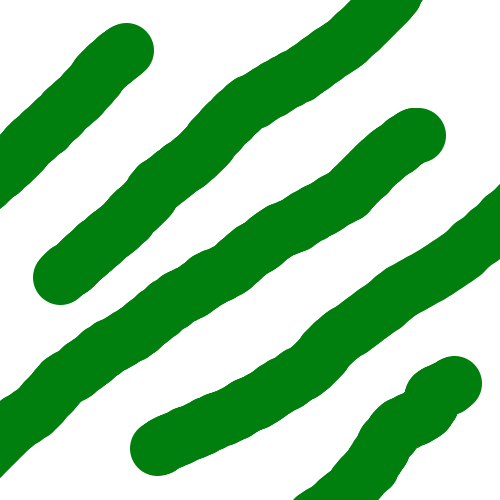
#> input picture RRT/sourceMap/map_3.bmp, 500 x 500 px
$ python motion_roadmap.py
#> lines starting #> are read from the running program, lines starting #| are printed output that depends on the picture; after the words box and inside, x2 and y2 are one past the last pixel; in counts of white or black regions, pixels touching at a corner belong together
#> further down, img is the input picture: shape (500, 500, 3); mean B, G, R 157.2, 203.1, 151.5
### motion_planning_toolbox.py
#copy from
#https://github.com/chenjm1109/robotics-zhihu/tree/main/src/MotionPlanning/motion_planning

#coding=utf-8
import cv2
import numpy as np
import math
import os
import datetime

## 运动规划工具箱

# [6 lines left out: function maxmin_normalization, not called in this run]

def check_point(point, map_img):
    ## 点的碰撞检测工具
    point = np.mat(point)
    feasibility = True
    if (int(point[:, 0]) < map_img.shape[0] and
        int(point[:, 1]) < map_img.shape[1] and
        int(point[:, 0]) >= 0 and
        int(point[:, 1]) >= 0):
        if map_img[int(point[:, 1]), int(point[:, 0])] == 0:
            feasibility = False
    else:
        feasibility = False
    return feasibility

def check_path(point_current, point_other, map_img):
    ## 路径检查的采样点数，取路径横向与纵向长度的较大值，保证每个像素都能验证到
    step_length = max(abs(point_current[0, 0] - point_other[0, 0]),
                      abs(point_current[0, 1] - point_other[0, 1]))
    path_x = np.linspace(point_current[0, 0], point_other[0, 0], step_length + 1)
    path_y = np.linspace(point_current[0, 1], point_other[0, 1], step_length + 1)
    for i in range(int(step_length + 1)):
        if (not check_point([int(math.ceil(path_x[i])), int(math.ceil(path_y[i]))], map_img)):
            return False
    return True

def straight_distance(point_a, point_b):
    ## 直线距离计算工具，point_a可以是矩阵形式的点集，将返回一个矩阵，每行对应各点与point_b的直线距离
    distance = np.sqrt(np.sum(np.multiply(point_a - point_b, point_a - point_b), axis=1))
    return distance

# [85 lines left out: functions A_star_list, A_star_algorithm, A_star_plot, not called in this run]

def tree_plot(map_img, rrt_tree):
    ## 绘制树形图
    # 画点
    point_size = 5
    point_color = (0, 127, 0) # BGR
    thickness = 4
    # 将矩阵转化为数组并转为整型，再转化为元组，以供cv2使用
    vertex = np.around(np.array(rrt_tree)).astype(int)
    vertex_tuple = tuple(map(tuple, vertex))
    # 画点画线
    for point in vertex_tuple:
        cv2.circle(map_img, point[0 : 2], point_size, point_color, thickness)
        if point[0] != 0:
            cv2.line(map_img, point[0 : 2], vertex_tuple[point[2]][0 : 2], (255,150,150), 2)
    # 回溯绘制最优路径
    # 找到与目标点最近的点
    point_a_index = -1
    while point_a_index != 0:
        point_b_index = int(rrt_tree[point_a_index, 2])
        cv2.line(map_img,vertex_tuple[int(point_a_index)][0 : 2], vertex_tuple[int(point_b_index)][0 : 2],(0,0,255),4)
        point_a_index = point_b_index


    #保存到文件
    file_name="solution@{0:%Y-%m-%d-%H-%M-%S}.bmp".format(datetime.datetime.now())
    write_path=os.path.dirname(__file__)+"\\solutionMap\\"+file_name
    # cv2.imwrite(write_path,map_img)
    cv2.imencode('.bmp', map_img)[1].tofile(write_path)
    #直接显示
    #cv2.imshow("地图", map_img)# 转为RGB显示
    #cv2.waitKey()

# [22 lines left out: function potential_plot, not called in this run]


### motion_roadmap.py
#copy from
#https://github.com/chenjm1109/robotics-zhihu/tree/main/src/MotionPlanning/motion_planning

#coding=utf-8
import cv2
import numpy as np
import motion_planning_toolbox as mpt
import math
import os
import time

class MotionRoadmap(object):
    def __init__(self, map_img):
        ## 初始化实例，需要输入一张 bmp 格式的地图
        self.map = map_img
        # 读取图像尺寸
        size = self.map.shape
#> size = (500, 500, 3)
        # 运动规划的起点
        self.point_strat = np.mat([0, 0])
        # 运动规划的终点
        self.point_goal = np.mat([size[0] - 1, size[1] - 1])
#> self.point_goal = [[499, 499]]

    def rrt_planning(self, **param):
        ''' 快速扩展随机树算法（RRT算法）。

        本函数可对 self.map 进行 RRT 规划并绘制图像。

        Args:
            **param: 关键字参数，用以配置规划参数
                     s: 搜索步长，默认20。int
                     t: 判断阈值，默认20。float
                     l: 尝试次数。默认20000。int
                     p: 绘制图像指令，缺省表示绘制，’None‘表示不绘制。string
        Return:
            本函数没有返回值，但会根据计算结果赋值（或定义）以下属性变量：
                self.rrt_tree: 所生成的rrt树。numpy.mat
                    数据含义: [[横坐标, 纵坐标, 父节点索引]]，其中第一个点为根，最后一个点为终点梢

        Raises:
            暂无明显的接口错误
        Example:
            mr = MotionRoadmap(img)
            mr.rrt_planning(s=25, t=30, l=15000, p='None')

        '''


        print('开始 RRT 路径规划，请等待...')
        # 关键字参数处理
        step_size = 20
        threshold = 20 # 距离阈值，小于此值将被视作同一个点，不可大于 step_size
        limit_try = 20000
        if 's' in param:
            step_size = param['s']
        if 't' in param:
            threshold = param['t']
        if 'l' in param:
            limit_try = param['l']
        if not ('p' in param):
            param['p'] = True
        # 地图灰度化
        image_gray = cv2.cvtColor(self.map, cv2.COLOR_BGR2GRAY)
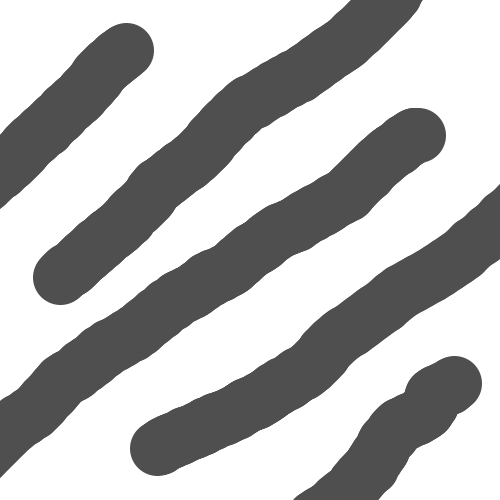
#> image_gray: shape (500, 500); min 78, max 255, mean 183.6
        # 地图二值化
        ret,img_binary = cv2.threshold(image_gray, 127, 255, cv2.THRESH_BINARY)
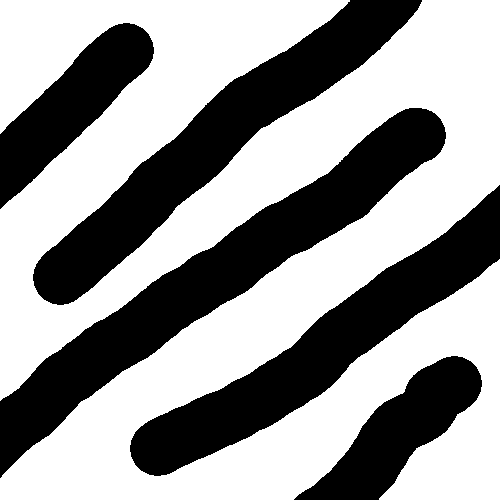
#> img_binary: shape (500, 500); 59.6% white; 5 black regions, box (x1, y1, x2, y2) and area: (0, 108, 446, 478) 30079, (33, 0, 422, 305) 25186, (130, 185, 500, 476) 24085, (0, 23, 154, 209) 10977, (294, 356, 482, 500) 10629

        # 初始化 RRT 树:[横坐标，纵坐标，父节点索引]
        rrt_tree = np.hstack((self.point_strat, [[0]]))

        # 初始化尝试次数
        num_try = 0
        # 成功标识
        path_found = False

        while num_try <= limit_try:
            ## 向随机方向或终点生长
            if np.random.rand() < 0.5:
                    #在地图范围内随机采样一个像素
                    sample = np.mat(np.random.randint(0, img_binary.shape[0] - 1, (1, 2)))
            else:
                    #或者直接取终点
                    sample = self.point_goal

            ## 选择rrt树中离采样点最近的点
            # 计算各点与采样点的距离
            mat_distance = mpt.straight_distance(rrt_tree[:, 0 : 2], sample)
            # 距离最小点的索引
            index_close = np.argmin(mat_distance, 0)[0, 0] #末尾索引用以取数值，否则为矩阵
            point_close = rrt_tree[index_close, 0 : 2]

            ## 从距离最小点向采样点移动 step_size 距离，并进行碰撞检测
            theta_dir = math.atan2(sample[0, 0] - point_close[0, 0], sample[0, 1] - point_close[0, 1])
            point_new = point_close + step_size * np.mat([math.sin(theta_dir), math.cos(theta_dir)])
            # 将坐标化为整数
            point_new = np.around(point_new).astype(np.int32)
            #检测碰撞
            if not mpt.check_path(point_close, point_new, img_binary):
                num_try = num_try + 1
                continue

            ## 距离终点小于阈值距离，则规划成功
            if mpt.straight_distance(point_new, self.point_goal) < threshold*1.5:
                path_found = True
                # 加入到rrt树
                point_new = np.hstack((point_new, [[index_close]]))
                rrt_tree = np.vstack((rrt_tree, point_new))
                break

            ## 计算rrt树中各点与新点的距离，如果均大于 threshold 的，则添加新点到rrt树
            #保证新点和树上已有的点不重合
            mat_distance = mpt.straight_distance(rrt_tree[:, 0 : 2], point_new)
            if np.min(mat_distance, 0) < threshold:
                num_try = num_try + 1
                continue
            #不重合，则把新点加入树中
            point_new = np.hstack((point_new, [[index_close]]))
            rrt_tree = np.vstack((rrt_tree, point_new))

            self.plot(self.map, rrt_tree)
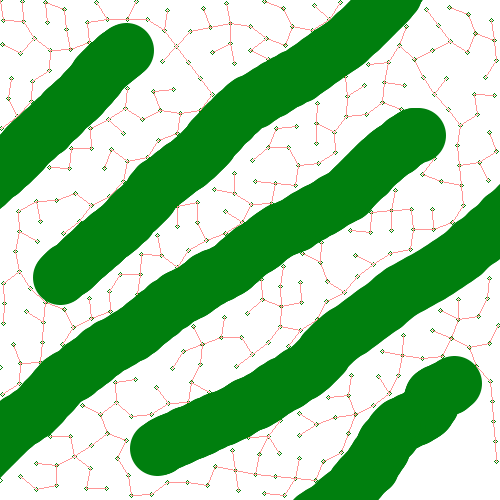
#> self.map: shape (500, 500, 3); mean R, G, B 149.5, 199.6, 152.7
#> after the loop, num_try = 12160; path_found = True; rrt_tree = 324 rows, first 8: [0, 0, 0], [3, 20, 0], [23, 21, 1], [34, 38, 2], [50, 50, 3], [70, 49, 4], [49, 70, 4], [89, 42, 5]


        if path_found == True:
            print('规划成功！')
            self.rrt_tree = rrt_tree
#> self.rrt_tree has the same summary as rrt_tree
        else:
            print('没有找到解。')
            self.rrt_tree = rrt_tree


        ## 根据关键字确定是否绘图
        if not(param['p'] == 'None'):
            if (path_found == True):
                self.rrt_tree
                mpt.tree_plot(self.map, self.rrt_tree)
#> in tree_plot, `vertex = np.around(np.array(rrt_tree)).astype(int)`: vertex has the same summary as rrt_tree in rrt_planning
#> in tree_plot, `vertex_tuple = tuple(map(tuple, vertex))`: vertex_tuple = 324 items, first 6: (0, 0, 0), (3, 20, 0), (23, 21, 1), (34, 38, 2), (50, 50, 3), (70, 49, 4)
#> the loop in tree_plot, `for point in vertex_tuple:` made 324 passes
#> after the loop in tree_plot, `for point in vertex_tuple:`:
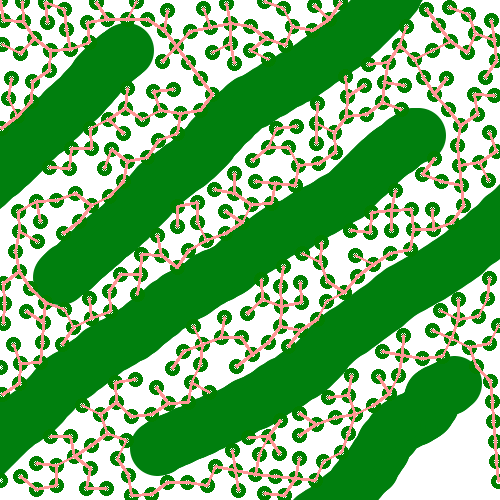
#> map_img: shape (500, 500, 3); mean R, G, B 114, 176.4, 111.6
#> the loop in tree_plot, `while point_a_index != 0:` made 129 passes
#> (point_b_index, point_a_index) on passes 1 to 12: (322, 322), (321, 321), (320, 320), (319, 319), (318, 318), (313, 313), (304, 304), (295, 295), (294, 294), (283, 283), (282, 282), (280, 280)
#> point_b_index on pass 28: 246
#> after the loop in tree_plot, `while point_a_index != 0:`:
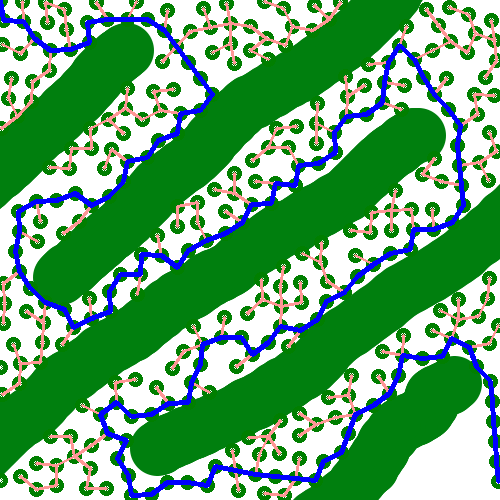
#> map_img: shape (500, 500, 3); 5.09% of pixels changed, all inside (x1, y1, x2, y2) = (0, 0, 500, 498)
            else:
                print('没有找到解，无法绘图。')

    def plot(self,map_img, rrt_tree):
        ## 绘制树形图
        # 画点
        point_size = 2
        point_color = (0, 127, 0) # BGR
        thickness = 1
        # 将矩阵转化为数组并转为整型，再转化为元组，以供cv2使用
        vertex = np.around(np.array(rrt_tree)).astype(int)
        vertex_tuple = tuple(map(tuple, vertex))
        # 画点画线
        for point in vertex_tuple:
            cv2.circle(map_img, point[0 : 2], point_size, point_color, thickness)
            if point[0] != 0:
                cv2.line(map_img, point[0 : 2], vertex_tuple[point[2]][0 : 2], (255,150,150), 1)

        cv2.imshow("123",cv2.resize(cv2.flip(map_img,0),(800,800),cv2.INTER_NEAREST))
        cv2.waitKey(1)

    def get_path(self):
        path_index=[]
        point_a_index = -1
        path_index.append(point_a_index)
        vertex = np.around(np.array(self.rrt_tree)).astype(int)
        while point_a_index != 0:
            point_b_index = int(self.rrt_tree[point_a_index, 2])
            # cv2.line(map_img,vertex_tuple[int(point_a_index)][0 : 2], vertex_tuple[int(point_b_index)][0 : 2],(0,0,255),4)
            point_a_index = point_b_index
            path_index.append(point_a_index)
        path_index=np.array(path_index)
        path_index=np.flip(path_index,0)

        path_nodes=vertex[path_index]
        path_points=[[point[0],point[1]] for point in path_nodes]
        end_point=[self.point_goal[0,0],self.point_goal[0,1]]
        path_points.append(end_point)
        return path_points

if __name__=="__main__":
    ## 预处理
    # 图像路径

    image_path = os.path.dirname(__file__)+"\\sourceMap\\map_3.bmp"
    # 读取图像
    # img = cv2.imread(image_path)# np.ndarray BGR uint8

    img = cv2.imdecode(np.fromfile(image_path, dtype=np.uint8), -1)
    # imdecode读取的是rgb，如果后续需要opencv处理的话，需要转换成bgr，转换后图片颜色会变化
    img = cv2.cvtColor(img, cv2.COLOR_RGB2BGR)

    img = cv2.resize(img,(500,500))
    mr = MotionRoadmap(img)
    #mr.rrt_planning(s=20, t=20, l=15000)
    #mr.point_strat = np.mat([0,99])
    #mr.point_goal = np.mat([95,5])
    mr.rrt_planning()

$ run again, with RRT/sourceMap/map_1.bmp copied over RRT/sourceMap/map_3.bmp
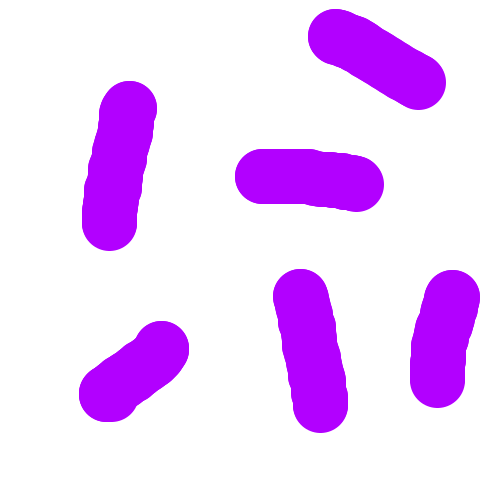
#> input picture RRT/sourceMap/map_1.bmp, 500 x 500 px
#> img is the input picture: shape (500, 500, 3); mean B, G, R 255, 207.6, 240.7
#> img_binary: shape (500, 500); 81.6% white; 6 black regions, box (x1, y1, x2, y2) and area: (82, 81, 157, 251) 8852, (273, 269, 348, 433) 8499, (308, 9, 446, 110) 7592, (235, 149, 384, 212) 7584, (410, 270, 480, 408) 7051, (79, 321, 189, 422) 6437
#> after the loop in rrt_planning, `while num_try <= limit_try:`:
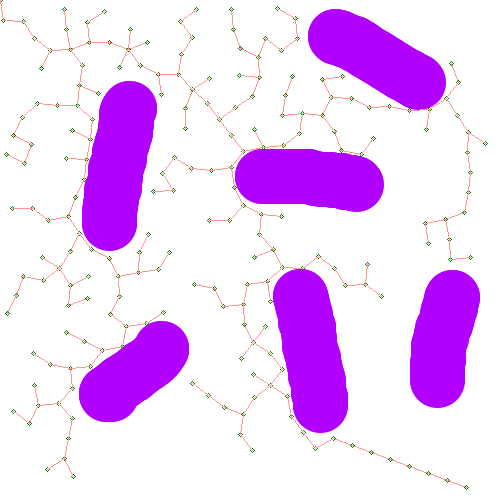
#> self.map: shape (500, 500, 3); mean R, G, B 239.4, 205.4, 252.1
#> after the loop in rrt_planning, `while num_try <= limit_try:`: num_try = 963; path_found = True; rrt_tree = 209 rows, first 8: [0, 0, 0], [3, 20, 0], [23, 21, 1], [34, 38, 2], [50, 50, 3], [70, 49, 4], [82, 65, 5], [79, 85, 6]
#> self.rrt_tree has the same summary as rrt_tree
#> in tree_plot, `vertex = np.around(np.array(rrt_tree)).astype(int)`: vertex has the same summary as rrt_tree in rrt_planning
#> in tree_plot, `vertex_tuple = tuple(map(tuple, vertex))`: vertex_tuple = 209 items, first 6: (0, 0, 0), (3, 20, 0), (23, 21, 1), (34, 38, 2), (50, 50, 3), (70, 49, 4)
#> the loop in tree_plot, `for point in vertex_tuple:` made 209 passes
#> the loop in tree_plot, `while point_a_index != 0:` made 44 passes
#> (point_b_index, point_a_index) on passes 1 to 8: (207, 207), (206, 206), (204, 204), (202, 202), (201, 201), (199, 199), (198, 198), (197, 197)
#> after the loop in tree_plot, `while point_a_index != 0:`:
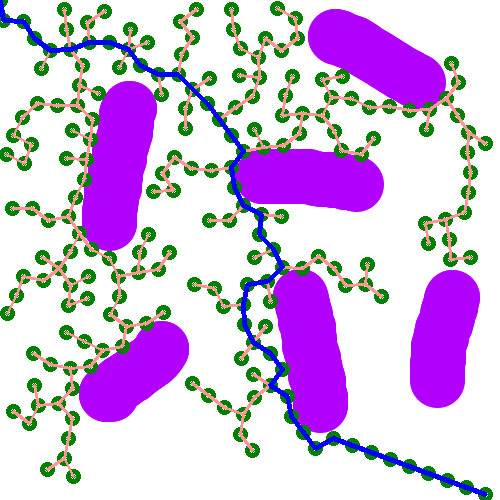
#> map_img: shape (500, 500, 3); mean R, G, B 210.3, 187.1, 224.7

$ run again, with RRT/sourceMap/map_2.bmp copied over RRT/sourceMap/map_3.bmp
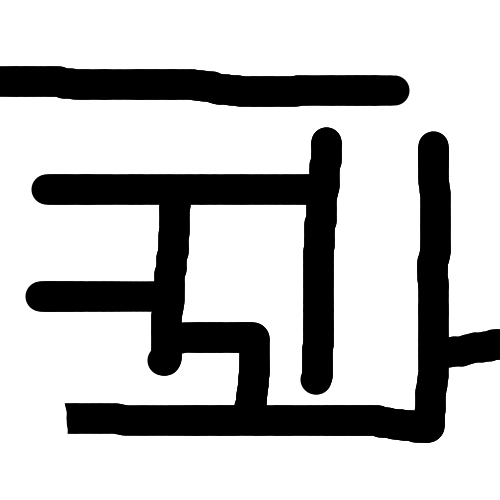
#> input picture RRT/sourceMap/map_2.bmp, 500 x 500 px
#> img is the input picture: shape (500, 500, 3); min 0, max 255, mean 189.6
#> img_binary: shape (500, 500); 74.2% white; 2 black regions, box (x1, y1, x2, y2) and area: (26, 127, 500, 443) 51892, (0, 66, 409, 107) 12621
#> after the loop in rrt_planning, `while num_try <= limit_try:`:
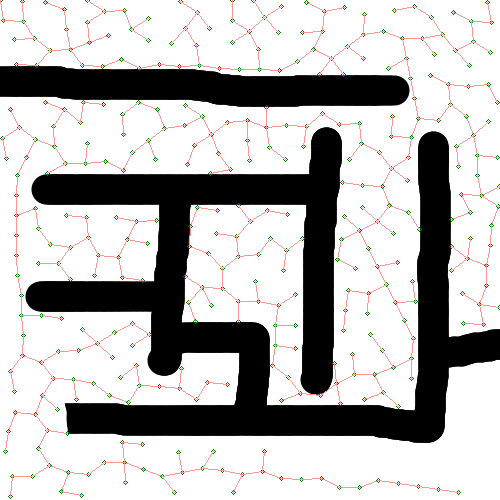
#> self.map: shape (500, 500, 3); 3.57% of pixels changed, all inside (x1, y1, x2, y2) = (0, 0, 500, 499)
#> after the loop in rrt_planning, `while num_try <= limit_try:`: num_try = 9895; path_found = True; rrt_tree = 361 rows, first 8: [0, 0, 0], [3, 20, 0], [23, 21, 1], [34, 38, 2], [50, 50, 3], [70, 49, 4], [82, 65, 5], [102, 66, 6]
#> self.rrt_tree has the same summary as rrt_tree
#> in tree_plot, `vertex = np.around(np.array(rrt_tree)).astype(int)`: vertex has the same summary as rrt_tree in rrt_planning
#> in tree_plot, `vertex_tuple = tuple(map(tuple, vertex))`: vertex_tuple = 361 items, first 6: (0, 0, 0), (3, 20, 0), (23, 21, 1), (34, 38, 2), (50, 50, 3), (70, 49, 4)
#> the loop in tree_plot, `for point in vertex_tuple:` made 361 passes
#> the loop in tree_plot, `while point_a_index != 0:` made 92 passes
#> (point_b_index, point_a_index) on passes 1 to 8: (359, 359), (358, 358), (357, 357), (356, 356), (355, 355), (354, 354), (352, 352), (348, 348)
#> after the loop in tree_plot, `while point_a_index != 0:`:
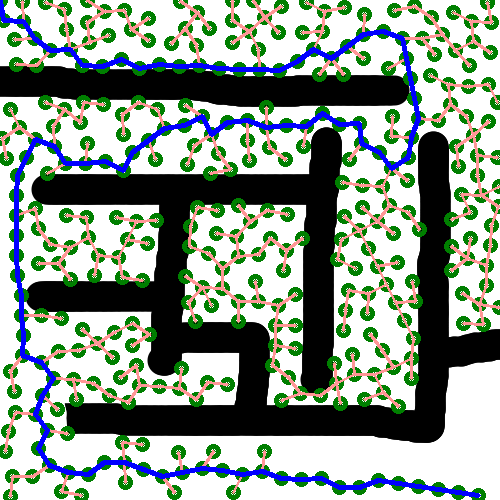
#> map_img: shape (500, 500, 3); mean R, G, B 139.3, 154.7, 142.2

$ run again, with RRT/sourceMap/map_4.bmp copied over RRT/sourceMap/map_3.bmp
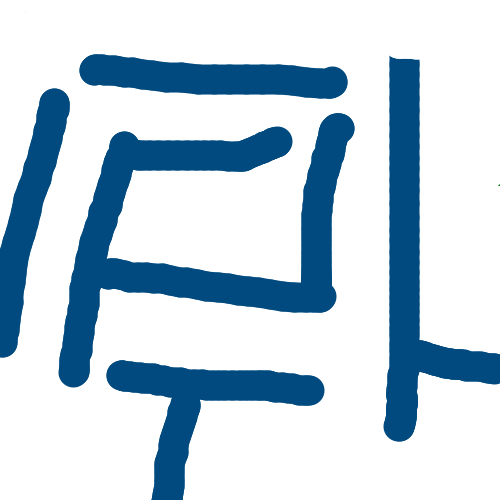
#> input picture RRT/sourceMap/map_4.bmp, 500 x 500 px
#> img is the input picture: shape (500, 500, 3); mean B, G, R 222.2, 208.7, 189.8
#> img_binary: shape (500, 500); 74.9% white; 6 black regions (1 under 20 px), largest, box (x1, y1, x2, y2) and area: (59, 113, 355, 387) 24498, (384, 57, 500, 441) 13730, (106, 360, 324, 500) 9524, (79, 54, 348, 99) 7807, (0, 89, 70, 357) 7310
#> after the loop in rrt_planning, `while num_try <= limit_try:`:
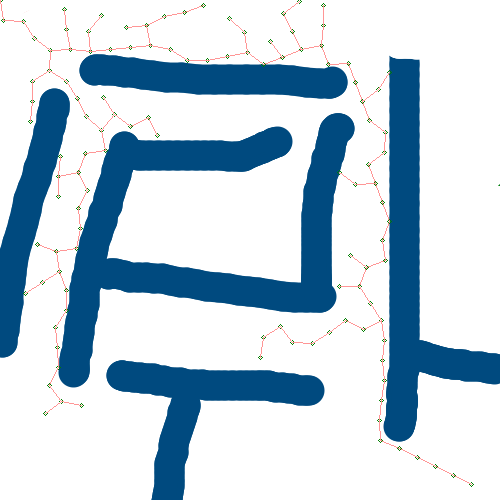
#> self.map: shape (500, 500, 3); mean R, G, B 189, 207.5, 220.6
#> after the loop in rrt_planning, `while num_try <= limit_try:`: num_try = 931; path_found = True; rrt_tree = 116 rows, first 8: [0, 0, 0], [3, 20, 0], [23, 21, 1], [34, 38, 2], [50, 50, 3], [70, 49, 4], [49, 70, 4], [66, 81, 6]
#> self.rrt_tree has the same summary as rrt_tree
#> in tree_plot, `vertex = np.around(np.array(rrt_tree)).astype(int)`: vertex has the same summary as rrt_tree in rrt_planning
#> in tree_plot, `vertex_tuple = tuple(map(tuple, vertex))`: vertex_tuple = 116 items, first 6: (0, 0, 0), (3, 20, 0), (23, 21, 1), (34, 38, 2), (50, 50, 3), (70, 49, 4)
#> the loop in tree_plot, `for point in vertex_tuple:` made 116 passes
#> the loop in tree_plot, `while point_a_index != 0:` made 47 passes
#> (point_b_index, point_a_index) on passes 1 to 8: (114, 114), (113, 113), (112, 112), (111, 111), (110, 110), (109, 109), (104, 104), (96, 96)
#> after the loop in tree_plot, `while point_a_index != 0:`:
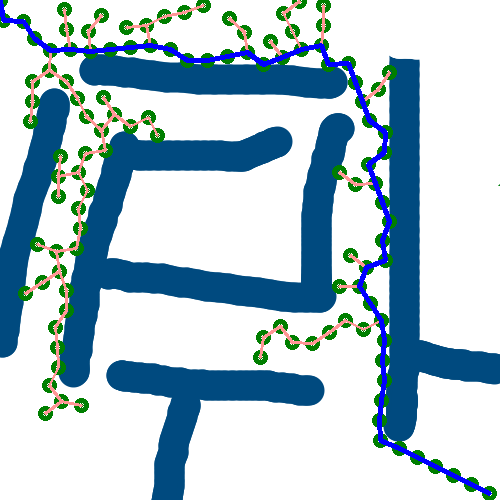
#> map_img: shape (500, 500, 3); mean R, G, B 172.5, 196.2, 207.5
